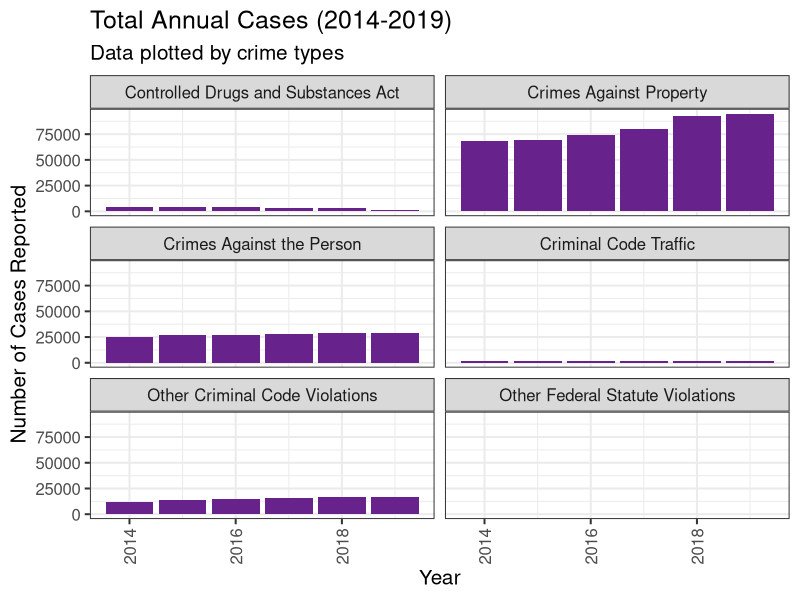
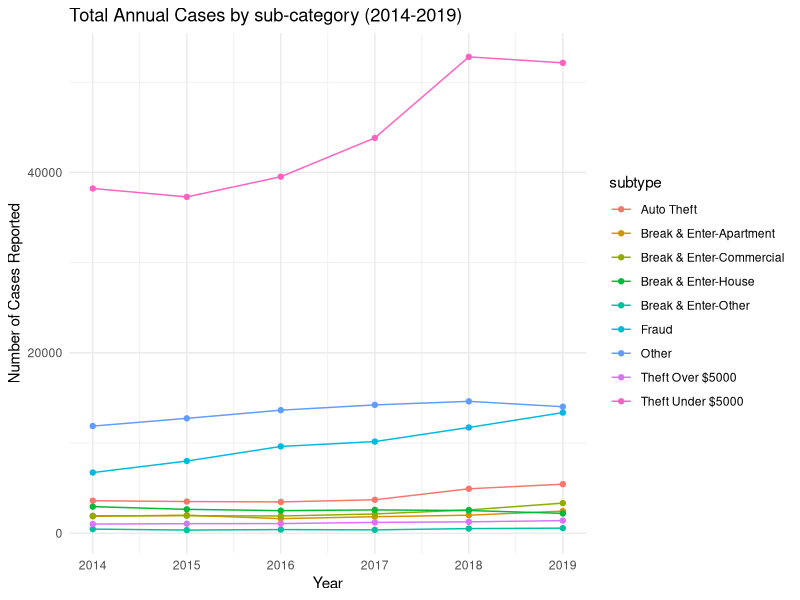
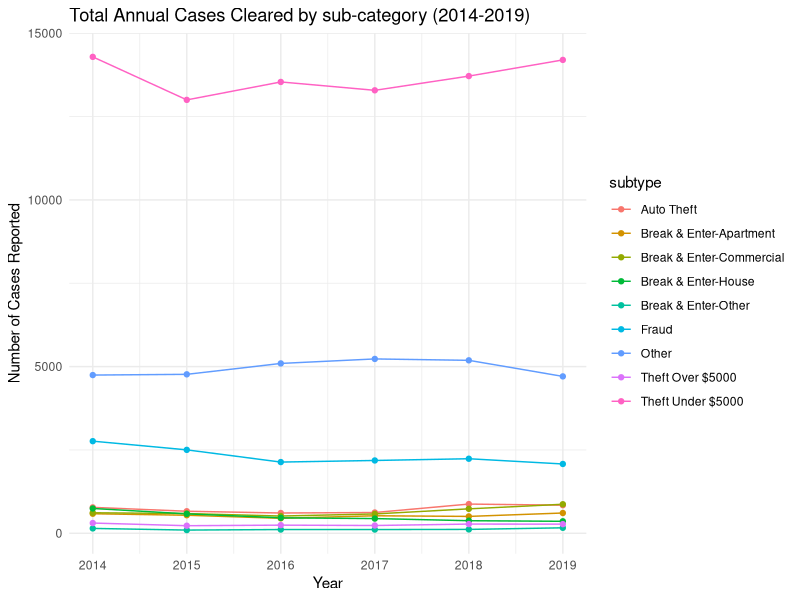

The R script that drew these images, in order:
## ---- chunk 1
knitr::opts_chunk$set(echo = TRUE)
#remotes::install_github('yihui/tinytex')
#tinytex:::install_prebuilt()

# Load libraries 
library(tidyverse)
library(kableExtra)

# Load dataset
clean_data <- readr::read_csv("../../inputs/data/clean_data.csv")
## ---- chunk 2
# Suppress summarise info
options(dplyr.summarise.inform = FALSE)

#aggregate data to put into a table:
#total reported cases, total cleared cases, and percentage cleared grouped by different years
crimes_year <- 
  clean_data %>%
  group_by(reported_year) %>% 
  summarise( Total_Cases = sum(count),
    Total_Cleared = sum(count_cleared),
    Percent_Cleared = signif(sum(count_cleared)/sum(count),2)
  )

#display the aggregated table with specified column names
#package kableExtra used here
crimes_year %>% 
  knitr::kable(
    col.names = c("Year", "Cases Committed", "Cases Cleared", "Percent Cleared"),
    align = "cccc",
    caption = "Total Number of Crimes Over Time (2014-2019)") %>% 
  kable_styling(latex_options = "hold_position")

## ---- chunk 3
# Get the number of years included in the dataset
year <- length(unique(clean_data$reported_year))

# Suppress summarise info
options(dplyr.summarise.inform = FALSE)

#aggregate data to put into a table:
#Average reported cases, average cleared cases, and percentage cleared grouped by different categories
crimes_category <- 
  clean_data %>%
  group_by(category) %>% 
  summarise( Average_Annual_Cases = round(sum(count)/year, 0),
    Average_Annual_Cases_Cleared = round(sum(count_cleared)/year, 0),
    Average_Percent_Cleared = signif(sum(count_cleared)/sum(count),2)
  )

#display the aggregated table with specified column names
#package kableExtra used here
crimes_category %>% 
  knitr::kable(
    col.names = c("Category", "Cases Committed", "Cases Cleared", "Percent Cleared"),
    align = "cccc",
    caption = "Average Annual Cases by Crime Type (2014-2019)") %>% 
  kable_styling(latex_options = "hold_position")

## ---- chunk 4

# Plot reported crimes over time (x-axis is years reported, y-axis is number of reported cases)
clean_data %>%
  ggplot(aes(x = reported_year, y = count)) + 
      geom_bar(stat = "identity", fill = "darkorchid4") +
  # Do the same graph over the 6 crime categories
  facet_wrap(~ category, ncol = 2) +
      labs(title = "Total Annual Cases (2014-2019)",
           subtitle = "Data plotted by crime types",
           y = "Number of Cases Reported",
           x = "Year") + theme_bw(base_size = 15) +
  theme(axis.text.x = element_text(angle = 90, vjust = 0.5, hjust=1)) #rotate x-axis labels to display vertically

## ---- chunk 5

# aggregate data for plotting:
# number of reported crimes by year and subtype
crimes_over_time <- 
  clean_data %>% 
  filter(category == "Crimes Against Property") %>% 
  group_by(reported_year, subtype) %>% 
  summarise(
    reported_cases = sum(count)
  )

# Plot the aggregation of reported crimes over time (by subtype)
ggplot( data = crimes_over_time, mapping =  aes(x = reported_year, y = reported_cases) ) +
  geom_line( aes(color=subtype)) +
  geom_point( aes(color=subtype)) +
      labs(title = "Total Annual Cases by sub-category (2014-2019)",
           y = "Number of Cases Reported",
           x = "Year") + theme_bw(base_size = 15) +
  theme_minimal() 
## ---- chunk 6


# aggregate data for plotting:
# number of cleared crimes by year and subtype
crimes_over_time <- 
  clean_data %>% 
  filter(category == "Crimes Against Property") %>% 
  group_by(reported_year, subtype) %>% 
  summarise(
    reported_cases = sum(count_cleared)
  )

# Plot the aggregation of cleared crimes over time (by subtype)
ggplot( data = crimes_over_time, mapping =  aes(x = reported_year, y = reported_cases) ) +
  geom_line( aes(color=subtype)) +
  geom_point( aes(color=subtype)) +
      labs(title = "Total Annual Cases Cleared by sub-category (2014-2019)",
           y = "Number of Cases Reported",
           x = "Year") + theme_bw(base_size = 15) +
  theme_minimal() 
